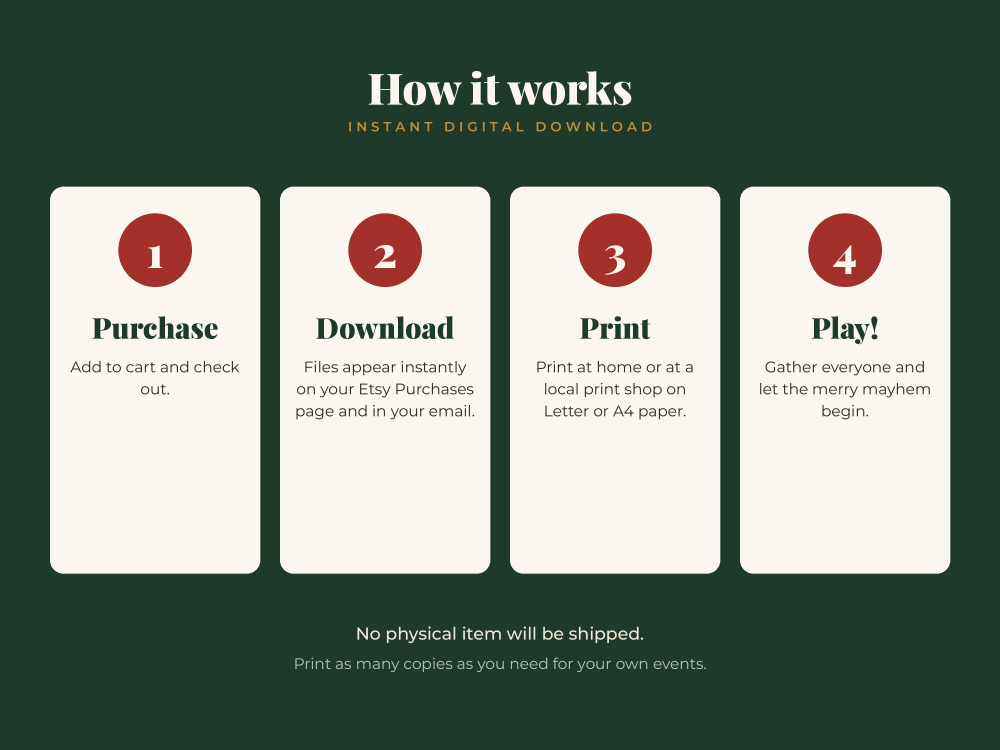
#> input picture etsy/01_Merry-Mayhem-Party-Pack/listing_images/06_how-it-works.jpg, 3000 x 2250 px, given as the content of the folder 1_Merry-Mayhem-Party-Pack/listing_images/06_how-it-works.jpg, which was not available (shown at 1/3 size)
$ python montage.py ../01_Merry-Mayhem-Party-Pack/listing_images/06_how-it-works.jpg ../01_Merry-Mayhem-Party-Pack/listing_images/07_details.jpg
#> lines starting #> are read from the running program, lines starting #| are printed output that depends on the picture
import sys, glob
from PIL import Image
d, out = sys.argv[1], sys.argv[2]
fs = sorted(glob.glob(d + "/*.jpg"))
tw = 640; th = 480
o = Image.new("RGB", (tw * 4 + 30, th * ((len(fs) + 3) // 4) + 10 * ((len(fs) + 3) // 4)), (90, 90, 90))
#> o: PIL image 2590x490 RGB; every value is 90
for i, f in enumerate(fs):
    im = Image.open(f).resize((tw, th))
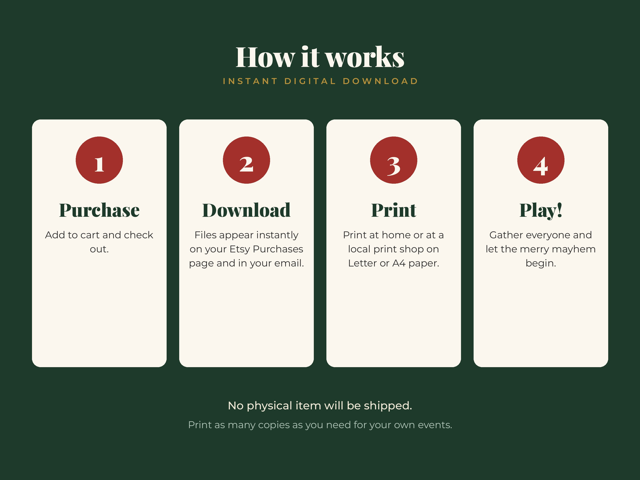
#> im: PIL image 640x480 RGB; mean R, G, B 123.3, 135, 122.7
    o.paste(im, ((i % 4) * (tw + 10), (i // 4) * (th + 10)))
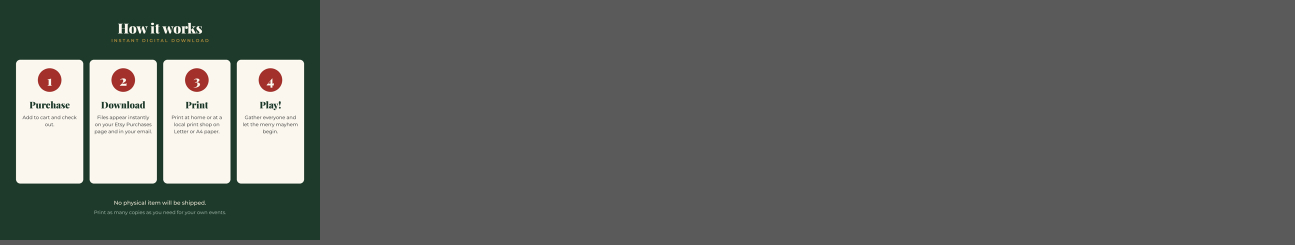
#> o: PIL image 2590x490 RGB (shown at 1/2 size); mean R, G, B 98.1, 100.9, 97.9
o.save(out)
